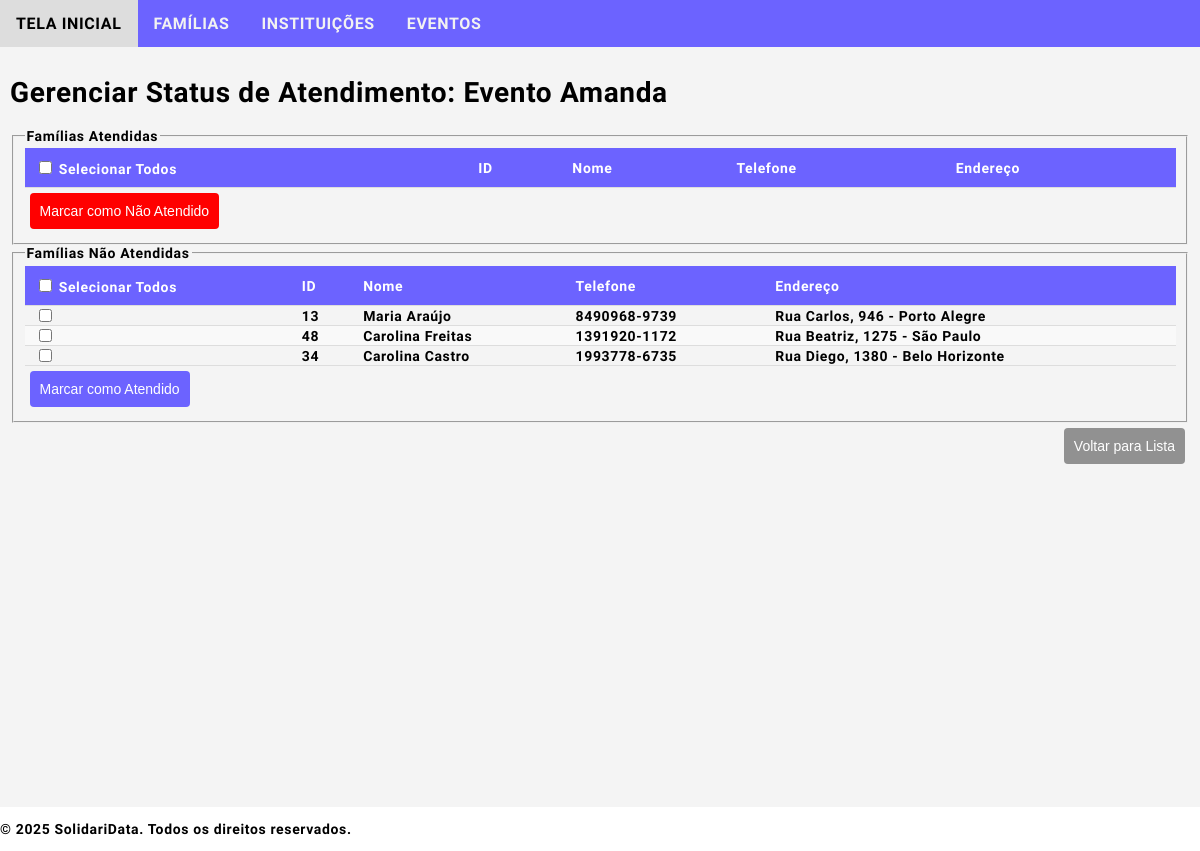
Page /sdata/events/23/manage-served-status/ on the earlier database version.
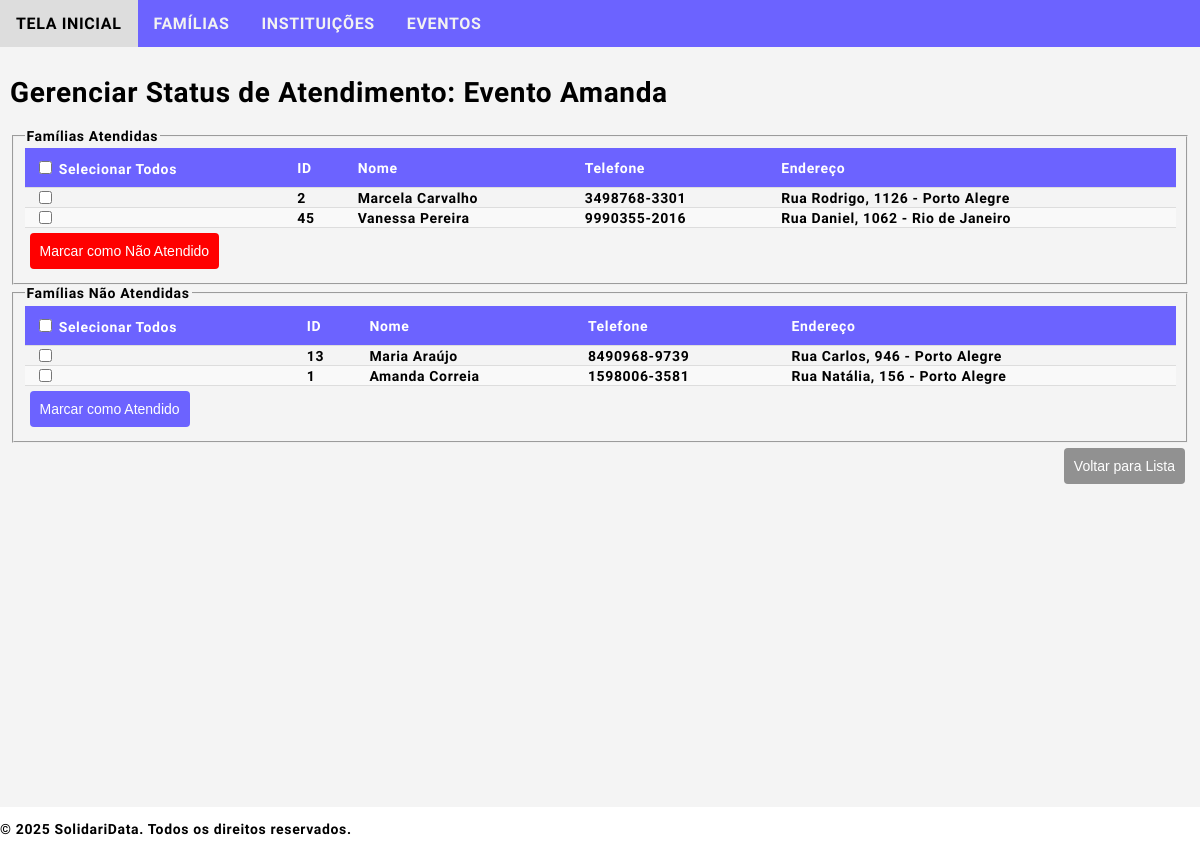
Same page on the later database version.
### sdata/models.py (models this page shows, shortened)
class FamilyEvent(models.Model):
    family_event_id = models.AutoField(primary_key=True)
    family_event_family = models.ForeignKey(Family, on_delete=models.CASCADE, related_name="family_events", db_index=True)
    family_event_event = models.ForeignKey(Event, on_delete=models.CASCADE, related_name="family_events", db_index=True)
    family_event_registration_date = models.DateTimeField(auto_now_add=True)
    served = models.BooleanField(default=False)  # Field to track if the family was served

class Family(models.Model):
    BRAZILIAN_STATES = [('AC', 'Acre'),('AL', 'Alagoas'),('AP', 'Amapá'),('AM', 'Amazonas'),('BA', 'Bahia'),('CE', 'Ceará'),
        ('DF', 'Distrito Federal'),('ES', 'Espírito Santo'),('GO', 'Goiás'),('MA', 'Maranhão'),('MT', 'Mato Grosso'),
        ('MS', 'Mato Grosso do Sul'),('MG', 'Minas Gerais'),('PA', 'Pará'),('PB', 'Paraíba'),('PR', 'Paraná'),('PE', 'Pernambuco'),
        ('PI', 'Piauí'),('RJ', 'Rio de Janeiro'),('RN', 'Rio Grande do Norte'),('RS', 'Rio Grande do Sul'),('RO', 'Rondônia'),
        ('RR', 'Roraima'),('SC', 'Santa Catarina'),('SP', 'São Paulo'),('SE', 'Sergipe'),('TO', 'Tocantins'),
    ]
    family_id = models.AutoField(primary_key=True)
    family_representative_name = models.CharField(max_length=100, db_index=True)
    family_representative_gender = models.CharField(max_length=10, choices=[('masculino', 'Masculino'), ('feminino', 'Feminino'), ('outro', 'Outro')], blank=True)
    family_representative_birthdate = models.DateField(null=True, blank=True)
    family_representative_id = models.CharField(max_length=14, unique=True)
    family_address_street = models.CharField(max_length=65)
    family_address_number = models.CharField(max_length=10)
    family_address_neighborhood = models.CharField(max_length=65)
    family_address_city = models.CharField(max_length=65)
    family_address_state = models.CharField(max_length=2, choices=BRAZILIAN_STATES, blank=True, default='SP')
    family_address_zipcode = models.CharField(max_length=10, blank=True)
    family_address_complement = models.CharField(max_length=255, blank=True)
    family_phone = models.CharField(max_length=15, blank=True)
    family_note = models.TextField(blank=True)
    family_created = models.DateTimeField(auto_now_add=True)
    family_updated = models.DateTimeField(auto_now=True)

### sdata/views.py (the view, shortened to what this page needs)
# urls.py: path('sdata/events/<int:event_pk>/manage-served-status/', views.manage_served_status, name='manage_served_status'),
def manage_served_status(request, event_pk):
    event = get_object_or_404(Event, pk=event_pk)
    families_in_event = FamilyEvent.objects.filter(family_event_event=event)
    return render(request, 'sdata/manage_served_status.html', {
        'event': event,
        'families_in_event': families_in_event,
    })

### sdata/templates/sdata/manage_served_status.html (shortened to what this page needs)
{% extends "sdata/base.html" %}
{% block content %}
<h1>Gerenciar Status de Atendimento: {{ event.event_name }}</h1>
<fieldset>
    <legend>Famílias Atendidas</legend>
    <form id="unmark-served-form" method="post">
        <table id="served_families_table">
            <thead>
                <tr>
                    <th>
                        <input type="checkbox" id="select_all_served" onclick="toggleSelectAll(this, 'served-checkbox')">
                        Selecionar Todos
                    </th>
                    <th>ID</th>
                    <th>Nome</th>
                    <th>Telefone</th>
                    <th>Endereço</th>
                </tr>
            </thead>
            <tbody>
                {% for family_event in families_in_event %}
                {% if family_event.served %}
                <tr>
                    <td><input type="checkbox" name="selected_families" value="{{ family_event.pk }}" class="served-checkbox"></td>
                    <td>{{ family_event.family_event_family.family_id }}</td>
                    <td>{{ family_event.family_event_family.family_representative_name }}</td>
                    <td>{{ family_event.family_event_family.family_phone }}</td>
                    <td>{{ family_event.family_event_family.family_address_street }}, {{ family_event.family_event_family.family_address_number }} - {{ family_event.family_event_family.family_address_city }}</td>
                </tr>
                {% endif %}
                {% endfor %}
            </tbody>
        </table>
        <button type="button" class="btn-danger" onclick="markUnserved()">Marcar como Não Atendido</button>
    </form>
</fieldset>
<fieldset>
    <legend>Famílias Não Atendidas</legend>
    <form id="mark-served-form" method="post">
        <table id="unserved_families_table">
            <thead>
                <tr>
                    <th>
                        <input type="checkbox" id="select_all_unserved" onclick="toggleSelectAll(this, 'unserved-checkbox')">
                        Selecionar Todos
                    </th>
                    <th>ID</th>
                    <th>Nome</th>
                    <th>Telefone</th>
                    <th>Endereço</th>
                </tr>
            </thead>
            <tbody>
                {% for family_event in families_in_event %}
                {% if not family_event.served %}
                <tr>
                    <td><input type="checkbox" name="selected_families" value="{{ family_event.pk }}" class="unserved-checkbox"></td>
                    <td>{{ family_event.family_event_family.family_id }}</td>
                    <td>{{ family_event.family_event_family.family_representative_name }}</td>
                    <td>{{ family_event.family_event_family.family_phone }}</td>
                    <td>{{ family_event.family_event_family.family_address_street }}, {{ family_event.family_event_family.family_address_number }} - {{ family_event.family_event_family.family_address_city }}</td>
                </tr>
                {% endif %}
                {% endfor %}
            </tbody>
        </table>
        <button type="button" class="btn-primary" onclick="markServed()">Marcar como Atendido</button>
    </form>
</fieldset>
<div class="form-actions">
    <button type="button" class="btn-secondary" onclick="window.location.href='{% url 'event_family_list' event.pk %}'">
        Voltar para Lista
    </button>
</div>
{% endblock %}

Differences in the rows shown:
removed FamilyEvent: family_event_family.family_id "48", family_event_family.family_representative_name "Carolina Freitas", family_event_family.family_phone "1391920-1172", family_event_family.family_address_street "Rua Beatriz", family_event_family.family_address_number "1275", family_event_family.family_address_city "São Paulo", shown under "Famílias Não Atendidas"
removed FamilyEvent: family_event_family.family_id "34", family_event_family.family_representative_name "Carolina Castro", family_event_family.family_phone "1993778-6735", family_event_family.family_address_street "Rua Diego", family_event_family.family_address_number "1380", family_event_family.family_address_city "Belo Horizonte", shown under "Famílias Não Atendidas"
added FamilyEvent: family_event_family.family_id "2", family_event_family.family_representative_name "Marcela Carvalho", family_event_family.family_phone "3498768-3301", family_event_family.family_address_street "Rua Rodrigo", family_event_family.family_address_number "1126", family_event_family.family_address_city "Porto Alegre", shown under "Famílias Atendidas"
added FamilyEvent: family_event_family.family_id "45", family_event_family.family_representative_name "Vanessa Pereira", family_event_family.family_phone "9990355-2016", family_event_family.family_address_street "Rua Daniel", family_event_family.family_address_number "1062", family_event_family.family_address_city "Rio de Janeiro", shown under "Famílias Atendidas"
added FamilyEvent: family_event_family.family_id "1", family_event_family.family_representative_name "Amanda Correia", family_event_family.family_phone "1598006-3581", family_event_family.family_address_street "Rua Natália", family_event_family.family_address_number "156", family_event_family.family_address_city "Porto Alegre", shown under "Famílias Não Atendidas"
